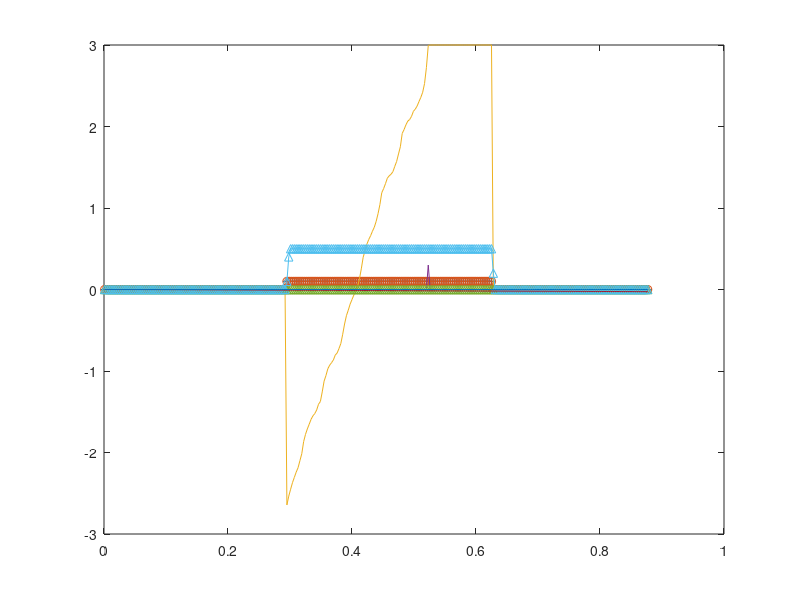
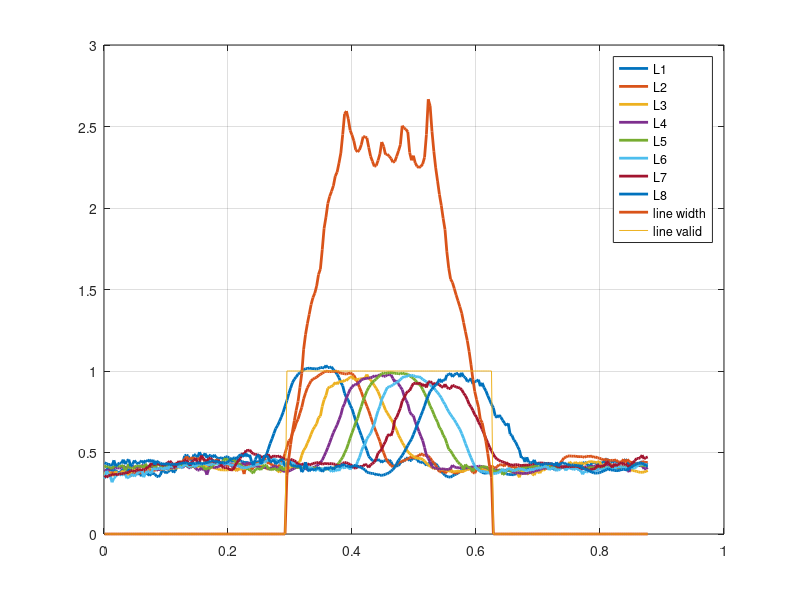
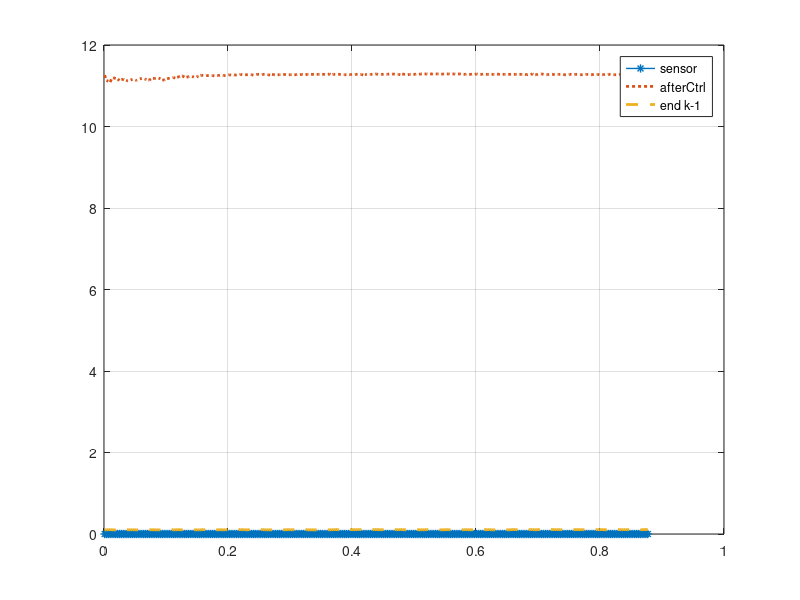
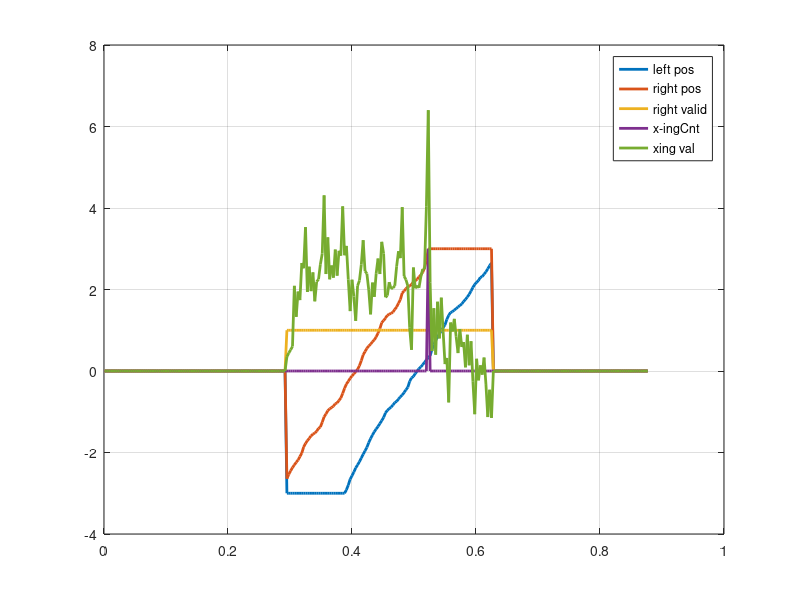

The MATLAB script that drew these images, in order: (Note: this script raises an error after producing the figures.)
% edge debug
clear
close all
%%
% Thit (86)
%  1    time 0.000 sec
%  2  3  4  5   (mission 0), state 2, entered (thread 1, line 0), events 0x0 (bit-flags)
%  6  7 Wheel velocity [m/s] left, right: 0.0000 -0.0000
% 8 9 Turnrate [r/s]: -0.0000, steer angle [rad]: 0.0000
% 10 11 12 13 Pose x,y,h,tilt [m,m,rad,rad]: 0 0 0 -1.67342
% 14 .. 35 Edge sensor: left 0.000000 0, right 0.000000 0, values 826 828 785 816 756 720 787 556,
%    white 1, used 0, LEDhigh=0, xingVal=0.00 xlcnt=0 lvcnt=0,LineVal=1.00, lineLow=0, lineHi=0, edgeAngle=0.
whitelevel=[1790 1722 1635 1899 1753 1650 1740 1288];
blacklevel=[21 15 18 17 11 8 10 12];
% 36    Battery voltage [V]: 11.30
% 37 39 read sensor time [ms]: 0.101 and ctrl time 0.529, cycleEnd 0.812

gain=1./(whitelevel - blacklevel);
%%
data1000 = load('thit_dtu_000.txt');

%%
dd = data1000;
fg = 1000;
data = dd;
%% plot pose position
figure(fg)
hold off
plot(dd(:,1), data(:,10))
hold on
plot(dd(:,1), data(:,11))
plot(dd(:,1), data(:,12))
plot(dd(:,1), data(:,9))
grid on
legend('x', 'y','heading', 'steer angle');
%% control values
figure(fg+900)
hold off
plot(data(:,1), data(:,14),'linewidth',2)
hold on
plot(data(:,1), data(:,16),'linewidth',2)
plot(data(:,1), data(:,17),'linewidth',2)
plot(data(:,1), data(:,30),'linewidth',2)
plot(data(:,1), data(:,29),'linewidth',2)
% plot(data(:,1), data(:,31))
% plot(data(:,1), data(:,32))
grid on
legend('left pos', 'right pos','right valid','x-ingCnt','xing val', 'line cnt','line val')

%% plot LED values - normalized
L1 = 18;
led1 = (dd(:,L1) - blacklevel(1))*gain(1);
led2 = (dd(:,L1+1) - blacklevel(2))*gain(2);
led3 = (dd(:,L1+2) - blacklevel(3))*gain(3);
led4 = (dd(:,L1+3) - blacklevel(4))*gain(4);
led5 = (dd(:,L1+4) - blacklevel(5))*gain(5);
led6 = (dd(:,L1+5) - blacklevel(6))*gain(6);
led7 = (dd(:,L1+6) - blacklevel(7))*gain(7);
led8 = (dd(:,L1+7) - blacklevel(8))*gain(8);
leds = [led1,led2,led3,led4,led5,led6,led7,led8];

figure(fg+500)
hold off
plot(dd(:,1),leds,'linewidth',2);
hold on
plot(data(:,1),data(:,16) - data(:,14) ,'-','linewidth',2)
plot(data(:,1), data(:,15))
% plot(data(:,1),data(:,36),':','linewidth',2)
% plot(data(:,1),data(:,37),'--','linewidth',2)
%axis([0 0.5 0 1.1])
grid on
legend('L1','L2','L3','L4','L5','L6','L7','L8','line width','line valid')
%% Plot timing
figure(fg+700)
hold off
plot(data(:,1),data(:,35),'-*','linewidth',1)
hold on
plot(data(:,1),data(:,36),':','linewidth',2)
plot(data(:,1),data(:,37),'--','linewidth',2)
grid on
legend('sensor','afterCtrl', 'end k-1')

%% Position plot
figure(fg+1000)
hold off
plot(data(:,11), data(:,12));
title('position plot')
xlabel('x [m] forward')
ylabel('y [m] left')
axis equal
grid on
%% Heading velocity
figure(fg+1100)
hold off
plot(data(:,1), data(:,13));
hold on
plot(data(:,1), data(:,9));
plot(data(:,1), data(:,10));
title('heading and velocity ref')
xlabel('time [sec]')
legend('heading [rad]','velovity ref left','velocity ref right');
grid on
%%
% limit edge position
% for k = 1:size(data,1)
%     if data(k,14) < -3 % right edge may be negative
%         data(k,14) = -3.1;
%     end
%     if data(k,12) > 3 % left edge may get positive
%         data(k,12) = 3.1;
%     end
% end
figure(fg)
hold off
plot(data(:,1), data(:,4)/10,'--m');
hold on
% plot(data(:,1), leds(:,1),'-+');
% plot(data(:,1), leds(:,2),'-o');
% plot(data(:,1), leds(:,3));
% plot(data(:,1), leds(:,4));
% plot(data(:,1), leds(:,5));
% plot(data(:,1), leds(:,6));
% plot(data(:,1), leds(:,7));
% plot(data(:,1), leds(:,8));

plot(data(:,1), data(:,15)/10,'-+');
plot(data(:,1), data(:,17)/10,'-o');
plot(data(:,1), data(:,16));
plot(data(:,1), data(:,30)/10);
plot(data(:,1), (data(:,17)-data(:,15))/10,'-^');
plot(data(:,1), data(:,31)/10,'-^');
plot(data(:,1), (data(:,9) - data(:,10))/10);
plot(data(:,1), data(:,8)/1000);
plot(data(:,1), data(:,43),'-v')
plot(data(:,1), data(:,44),'--')
grid on
xlabel('mission time [s]')
legend('mission','left edge','right edge','line valid','width val','width','xing-cnt','mot left turn','gyro-z [mdeg/s]','ep','up','location','southeast');

%%
t = 3.035;
dt = data(2,1)-data(1,1);
j = round((t - data(1,1))/dt) + 1;
figure(75+fg+1)
hold off
plot(1:8,leds(j,:))
hold on
grid on
plot(1.5:1:7.5,data(j,35:41),'-o')
plot([data(j,44), data(j,44)]+1.5,[0, data(j,42)],'-<');
plot([data(j,45), data(j,45)]+1.5,[0, data(j,43)],'->');
m = data(j,44) + 1.5;
plot([m-1:1:m+1], [data(j,46:48)]);
m = data(j,45) + 1.5;
plot([m-1:1:m+1], [data(j,50:52)]);
plot([data(j,49), data(j,49)]+1.5,[0.2,0.3],'-*');
plot([data(j,53), data(j,53)]+1.5,[0.2,0.3],'-*');
xlabel('led');
legend('led value','led value diff','max','min','m-left','m-right','left-pos','right-pos','location','northwest')
%%
% recalculate
mleft = data(j,51)
mcent = data(j,52)
mright = data(j,53)


%% reconstruct line sensor function

dv = zeros(8,1);
    dv(1) = leds(j,2) - leds(j,1);
    dvmax = dv(1);
    dvmin = dv(1);
    dimin = 1;
    dimax = 1;
    for i = 2:7
      dv(i) = leds(j,i + 1) - leds(j,i);
      if (dv(i) > dvmax)
        dvmax = dv(i);
        dimax = i;
      elseif (dv(i) < dvmin)
        dvmin = dv(i);
        dimin = i;
      end
    end
    %// left side (positive gradient if line is white)
    mleft = 0;
    mcent = dvmax;
    mright = 0;
    edgePos = 0.0;
    if (dimax == 1)
      %// use minimum as reference
      mleft = -dvmin;
    else
      mleft = dv(dimax - 1);
    end
    if (dimax == 8)
      %// unlikely, but possible, that maximum is right-most
      %// then use maximum gradient on other side
      mright = -dvmin;
    else
      mright = dv(dimax + 1);
    end
    %%
    if (mleft > mright)
      %{ // use interpolation to the left
      mcent = dvmax - mright;
      mleft = mleft - mright;
      %// find edge position in LED index
      edgePos = (mcent - mleft)/(mcent + mleft) * 0.5 - 0.5 + dimax;
    else
      mcent = dvmax - mleft;
      mleft = mright - mleft;
      %// find edge position in LED index
      
      edgePos = 0.5 - (mcent - mright)/(mcent + mright) * 0.5 + dimax;
    end
    %// convert to cm.
    %% edgePos = (edgePos - 3.5) * 0.76;
    %// save position
    lsLeftSide = edgePos;
    %//
    mcent = dv(dimin);
    %// right side (negative gradient if line is white)
    if (dimin == 7)
      %// use maximum as reference
      mright = -dvmax;
    else
      mright = dv(dimin + 1);
    end
    if (dimin == 1)
      mleft = -dvmax;
    else
      mleft = dv(dimin - 1);
    end
    %%
    if (mleft < mright)
      %// use interpolation to the left - left is most negative
      %// subtract right value
      mcent = dvmin - mright;
      mleft = mleft - mright;
      %// find edge position in LED index
      edgePos = (mcent - mleft)/(mcent + mleft) * 0.5 - 0.5 + dimin;
    else
      mcent = dvmin - mleft;
      mleft = mright - mleft;
      %// find edge position in LED index
      edgePos = 0.5 - (mcent - mright)/(mcent + mright) * 0.5 + dimin;
    end
    %// convert to cm.
    %edgePos = (edgePos - lsMidtIndex) * lsLEDdistance;
    %// save position
    lsRightSide = edgePos;
    %//


